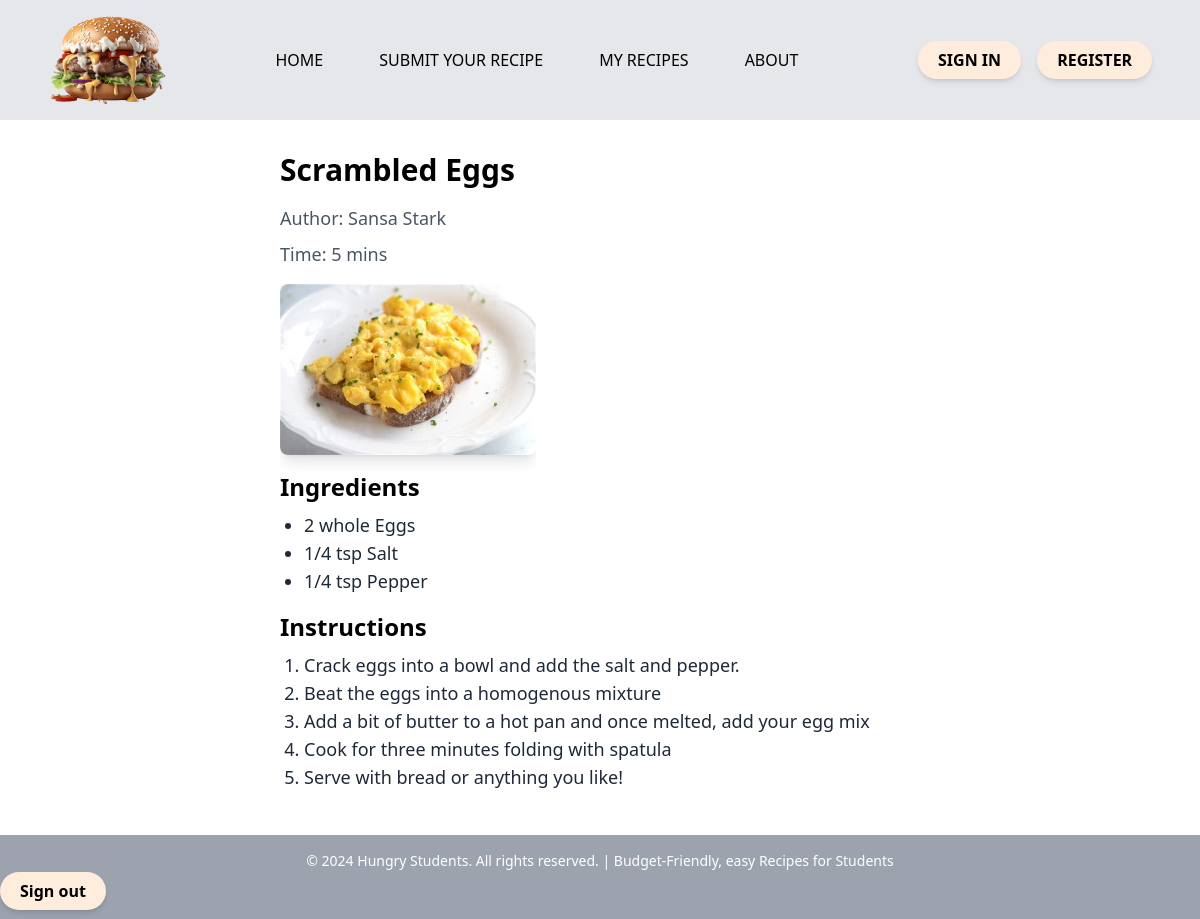
Screenshot of /recipe-details/2 with the database file from the repository.
### tables this page shows
CREATE TABLE 'recipes' ('id' INTEGER PRIMARY KEY AUTOINCREMENT,
recipe_name TEXT NOT NULL,
author TEXT,
author_id INTEGER,
time INTEGER,
image_path TEXT,
FOREIGN KEY (author_id) REFERENCES students(id)
);

CREATE TABLE ingredients (
id INTEGER PRIMARY KEY AUTOINCREMENT,
recipe_id INTEGER NOT NULL,
ingredient TEXT NOT NULL,
quantity TEXT NOT NULL,
unit TEXT NOT NULL,
FOREIGN KEY(recipe_id) REFERENCES recipes(id)
);

CREATE TABLE instructions (
id INTEGER PRIMARY KEY AUTOINCREMENT,
recipe_id INTEGER NOT NULL,
step INTEGER NOT NULL,
instruction TEXT NOT NULL,
FOREIGN KEY(recipe_id) REFERENCES recipes(id)
);

### app.py (the view)
@app.route('/recipe-details/<int:recipe_id>', methods=['GET'])
def get_recipe_details(recipe_id):
    try:
        conn = sqlite3.connect('hungrystudentss.db')
        cursor = conn.cursor()
        cursor.execute("SELECT * FROM recipes WHERE id = ?", (recipe_id,))
        recipes = cursor.fetchone()
        if recipes is None:
            abort(404)
        cursor.execute(
            "SELECT * FROM ingredients WHERE recipe_id = ?", (recipe_id,))
        ingredients = cursor.fetchall()
        cursor.execute(
            "SELECT * FROM instructions WHERE recipe_id = ?", (recipe_id,))
        instructions = cursor.fetchall()
        image_path_index = 5
        print("Image Path:", recipes[image_path_index])
        cursor.close()
        conn.close()
        return render_template('recipe-details.html', recipes=recipes, ingredients=ingredients, instructions=instructions)
    except sqlite3.Error as e:
        flash('An error occurred while fetching recipe details.', 'error')
        print("SQLite error:", e)
        abort(500)
    except Exception as e:
        flash('An unexpected error occurred.', 'error')
        print("Error:", e)
        abort(500)

### templates/recipe-details.html (shortened to what this page needs)
{% extends 'layout.html' %}
{% block content %}
    <div class="max-w-2xl mx-auto px-4 py-8">
        <h1 class="text-3xl font-bold mb-4">{{ recipes[1] }}</h1>
        <p class="text-lg text-gray-600 mb-2">Author: {{ recipes[2] }}</p>
        <p class="text-lg text-gray-600 mb-4">Time: {{ recipes[4] }} mins</p>
        {% if recipes[5] %}
        <div class="w-64 h-64 overflow-hidden">
            <img src="../{{ recipes[5] }}" alt="Recipe Image" class="object-cover w-full h-full mb-4 rounded-lg shadow-lg">
        </div>
        {% else %}
            <p class="text-lg text-gray-600 mb-4">No image available</p>
        {% endif %}
        <h2 class="text-2xl font-semibold mb-2">Ingredients</h2>
        <ul class="list-disc ml-6 mb-4">
            {% for ingredient in ingredients %}
                <li class="text-lg text-gray-800">{{ ingredient[3] }} {{ ingredient[4] | lower }}  {{ ingredient[2] }}</li>
            {% endfor %}
        </ul>
        <h2 class="text-2xl font-semibold mb-2">Instructions</h2>
        <ol class="list-decimal ml-6 mb-4">
            {% for instruction in instructions %}
                <li class="text-lg text-gray-800">{{ instruction[3] }}</li>
            {% endfor %}
        </ol>
    </div>
{% endblock %}

### templates/layout.html (shortened to what this page needs)
<!DOCTYPE html>
<html lang="en">
<head>
    <link rel="stylesheet" href="{{url_for('static',filename='dist/css/output.css')}}">
</head>
<body class="pb-20">
<nav class=" block md:contents">
  <div class=" bg-gray-200 flex items-center font-medium justify-around">
    <div>
      <img src="/static/img/burgerico.png" alt="burger logo">
    </div>
    <ul class="md:flex sm:block hidden uppercase items-center gap-8 font-custom cursor-pointer">
      <li class="py-7 px-3 inline-block ">
        <a href="/">Home</a>
      </li>
      <li class="py-7 px-3 inline-block">
        <a href="/submit_recipe">Submit your Recipe</a>
      </li>
      <li href="/" class="py-7 px-3 inline-block">
        <a href="/my_recipe">My Recipes</a>
      </li>
      <li href="/" class="py-7 px-3 inline-block">
        <a href="/about">About</a>
      </li>
  </ul>
  <div class="uppercase md:block hidden">
    <a href="/login" class="ml-3 btn">Sign In</a>
    <a href="/register" class="ml-3 btn">Register</a>
  </div>
</div>
</nav>
<main>
  {% block content%}{% endblock %}
</main>
  <footer id="footer" class=" fixed bottom-0 w-full bg-gray-400 text-white py-4">
    <div class="text-sm container mx-auto flex justify-center items-center pb-2">
        <p>&copy; 2024 Hungry Students. All rights reserved. | Budget-Friendly, easy Recipes for Students</p>
    </div>
    <a href="/logout" class="btn text-black ">Sign out</a>
  </footer>
</body>
</html>

### rows the page displays
recipes: recipe_name "Scrambled Eggs", author "Sansa Stark", time "5", image_path (picture)
ingredients: quantity "2", unit "whole", ingredient "Eggs"
ingredients: quantity "1/4", unit "tsp", ingredient "Salt"
ingredients: quantity "1/4", unit "tsp", ingredient "Pepper"
instructions: instruction "Crack eggs into a bowl and add the salt and pepper."
instructions: instruction "Beat the eggs into a homogenous mixture"
instructions: instruction "Add a bit of butter to a hot pan and once melted, add your egg mix"
instructions: instruction "Cook for three minutes folding with spatula"
instructions: instruction "Serve with bread or anything you like!"
